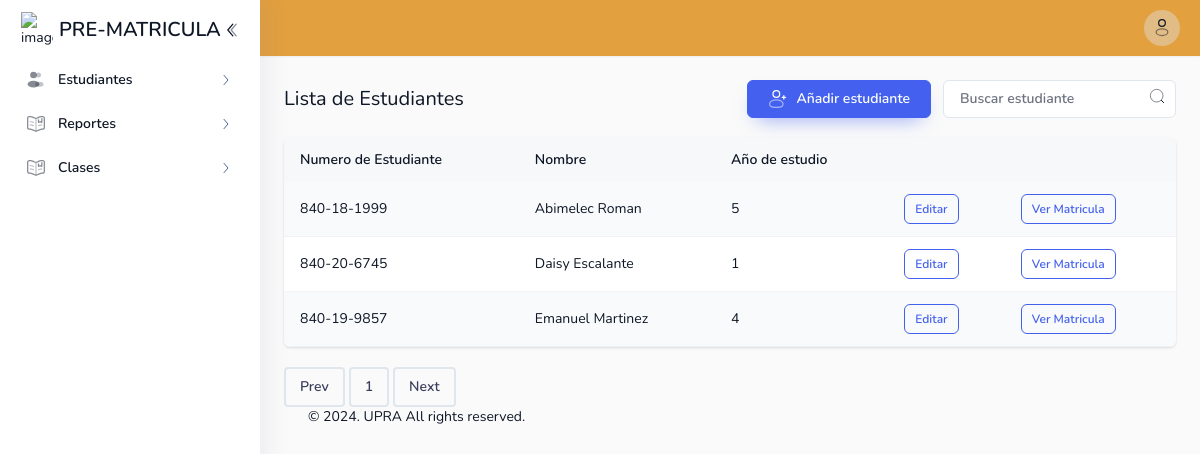
Screenshot of /template/admin/controllers/recordsController.php (signed in) with the database file from the repository.
### tables this page shows
CREATE TABLE `student` (
  `student_id` char(9) NOT NULL,
  `password` varchar(255) NOT NULL,
  `email` varchar(40) NOT NULL,
  `year_of_study` tinyint(1) NOT NULL DEFAULT 1,
  `name` varchar(20) NOT NULL,
  `lastName` varchar(20) NOT NULL
);

### template/admin/models/recordsModel.php (called while the page is built, shortened)
<?php
class StudentsModel {
    public static function getStudentsByPage($conn, $page, $perPage, $searchTerm) {
        $offset = ($page - 1) * $perPage;
        $sql = "SELECT student_id, name, lastName, year_of_study FROM student WHERE CONCAT(name, ' ', lastName) LIKE '%$searchTerm%' LIMIT $perPage OFFSET $offset";
        $result = $conn->query($sql);
        if ($result) {
            $students = $result->fetch_all(MYSQLI_ASSOC);
            return $students;
        } else {
            die("Error en la consulta: " . $conn->error);
        }
    }
    public static function getTotalStudents($conn, $searchTerm) {
        $sql = "SELECT COUNT(*) as total FROM student WHERE CONCAT(name, ' ', lastName) LIKE '%$searchTerm%'";
        $result = $conn->query($sql);
        if ($result) {
            $row = $result->fetch_assoc();
            return $row['total'];
        } else {
            die("Error en la consulta: " . $conn->error);
        }
    }
}
?>

### template/admin/views/recordsView.php (the view, shortened to what this page needs)
<!DOCTYPE html>
<html lang="en" dir="ltr">
<head>
    <link rel="stylesheet" type="text/css" media="screen" href="assets/css/perfect-scrollbar.min.css" />
    <link rel="stylesheet" type="text/css" media="screen" href="assets/css/style.css" />
    <link defer rel="stylesheet" type="text/css" media="screen" href="assets/css/animate.css" />
</head>
<body x-data="main" class="relative overflow-x-hidden font-nunito text-sm font-normal antialiased" :class="[ $store.app.sidebar ? 'toggle-sidebar' : '', $store.app.theme === 'dark' || $store.app.isDarkMode ?  'dark' : '', $store.app.menu, $store.app.layout,$store.app.rtlClass]">
    <div class="main-container min-h-screen text-black dark:text-white-dark" :class="[$store.app.navbar]">
        <?php include '../views/sidebar.php'; ?>
        <div class="main-content flex flex-col min-h-screen">
            <?php include '../views/header.php'; ?>
            <div class="animate__animated p-6" :class="[$store.app.animation]">
                <div x-data="contacts">
                        <div class="flex flex-wrap items-center justify-between gap-4">
                            <h2 class="text-xl">Lista de Estudiantes</h2>
                            <div class="flex w-full flex-col gap-4 sm:w-auto sm:flex-row sm:items-center sm:gap-3">
                                <div class="flex gap-3">
                                    <div>
                                        <button type="button" class="btn btn-primary" @click="editUser">
                                            Añadir estudiante
                                        </button>
                                    </div>
                                </div>
                                <div class="relative">
                                    <form action="recordsController.php" method="get">
                                        <input
                                            type="text"
                                            name="search"
                                            placeholder="Buscar estudiante"
                                            class="peer form-input py-2 ltr:pr-11 rtl:pl-11"
                                        />
                                        <div class="absolute top-1/2 -translate-y-1/2 peer-focus:text-primary ltr:right-[11px] rtl:left-[11px]">
                                            <button type="submit">
                                                <svg class="mx-auto" width="16" height="16" viewBox="0 0 24 24" fill="none" xmlns="http://www.w3.org/2000/svg">
                                                    <circle cx="11.5" cy="11.5" r="9.5" stroke="currentColor" stroke-width="1.5" opacity="0.5"></circle>
                                                    <path d="M18.5 18.5L22 22" stroke="currentColor" stroke-width="1.5" stroke-linecap="round"></path>
                                                </svg>
                                            </button>
                                        </div>
                                    </form>
                                </div>
                            </div>
                        </div>
                        <div class="panel mt-5 overflow-hidden border-0 p-0">
                            <template x-if="displayType === 'list'">
                                <div class="table-responsive">
                                <table class="table-striped table-hover">
                                    <thead>
                                        <tr>
                                            <th>Numero de Estudiante</th>
                                            <th>Nombre</th>
                                            <th>Año de estudio</th>
                                            <th></th>
                                            <th></th>
                                        </tr>
                                    </thead>
                                    <tbody>
                                        <?php foreach ($students as $student): ?>
                                            <?php
                                                $numero = $student['student_id'];
                                                $numero_formateado = substr($numero, 0, 3) . '-' . substr($numero, 3, 2) . '-' . substr($numero, 5);
                                            ?>
                                            <tr>
                                                <td><?php echo $numero_formateado; ?></td>
                                                <td><?php echo $student['name'] . ' ' . $student['lastName']; ?></td>
                                                <td><?php echo $student['year_of_study']; ?></td>
                                                <td>
                                                    <div class="flex items-center gap-4">
                                                        <form action="editEstuController.php" method="post">
                                                            <button type="submit" class="btn btn-sm btn-outline-primary">
                                                                Editar
                                                            </button>
                                                        </form>
                                                    </div>
                                                </td>
                                                <td>
                                                    <div class="flex items-center gap-4">
                                                        <form action="viewmatriculaController.php" method="post">
                                                            <button type="submit" class="btn btn-sm btn-outline-primary">
                                                                Ver Matricula
                                                            </button>
                                                        </form>
                                                    </div>
                                                </td>
                                            </tr>
                                        <?php endforeach; ?>
                                    </tbody>
                                </table>
                                </div>
                            </template>
                        </div> <br>
                        <?php
                            $totalPages = ceil($totalStudents / $perPage);
                            $currentPage = isset($_GET['page']) ? $_GET['page'] : 1;
                            $searchTerm = isset($_GET['search']) ? '&search=' . urlencode($_GET['search']) : '';
                            echo '<ul class="inline-flex items-center space-x-1 rtl:space-x-reverse m-auto">';
                            echo '<li><button type="button" class="flex justify-center font-semibold px-3.5 py-2 rounded transition text-dark hover:text-primary border-2 border-[#e0e6ed] dark:border-[#191e3a] hover:border-primary dark:hover:border-primary dark:text-white-light" onclick="window.location.href=\'?page=' . max($currentPage - 1, 1) . $searchTerm . '\'">Prev</button></li>';
                            for ($i = 1; $i <= $totalPages; $i++) {
                                echo '<li><button type="button" class="flex justify-center font-semibold px-3.5 py-2 rounded transition text-dark hover:text-primary border-2 border-[#e0e6ed] dark:border-[#191e3a] hover:border-primary dark:hover:border-primary dark:text-white-light" onclick="window.location.href=\'?page=' . $i . $searchTerm . '\'">' . $i . '</button></li>';
                            }
                            echo '<li><button type="button" class="flex justify-center font-semibold px-3.5 py-2 rounded transition text-dark hover:text-primary border-2 border-[#e0e6ed] dark:border-[#191e3a] hover:border-primary dark:hover:border-primary dark:text-white-light" onclick="window.location.href=\'?page=' . min($currentPage + 1, $totalPages) . $searchTerm . '\'">Next</button></li>';
                            echo '</ul>';
                        ?>
            </div>
            <div class="p-6 pt-0 mt-auto text-center dark:text-white-dark ltr:sm:text-left rtl:sm:text-right">
                © <span id="footer-year">2022</span>. UPRA All rights reserved.
            </div>
        </div>
    </div>
</body>
</html>

### rows the page displays
student: student "840-18-1999", name "Abimelec", lastName "Roman", year_of_study "5"
student: student "840-20-6745", name "Daisy", lastName "Escalante", year_of_study "1"
student: student "840-19-9857", name "Emanuel", lastName "Martinez", year_of_study "4"
